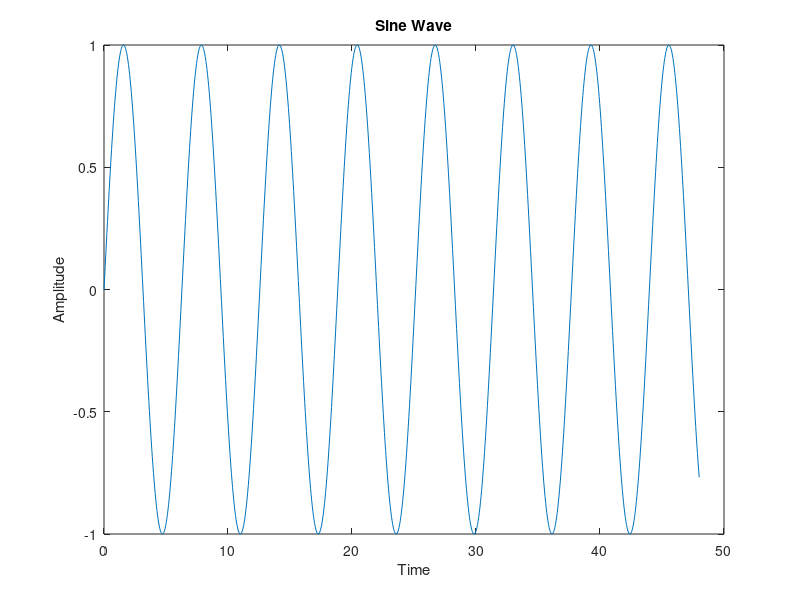

Write MATLAB code to recreate this figure.
help linspace
% mysinewave.m
x = linspace(0,48,1024);
y = sin(x);
plot(x,y);
title('Sine Wave');
xlabel('Time');
ylabel('Amplitude');
length(y)